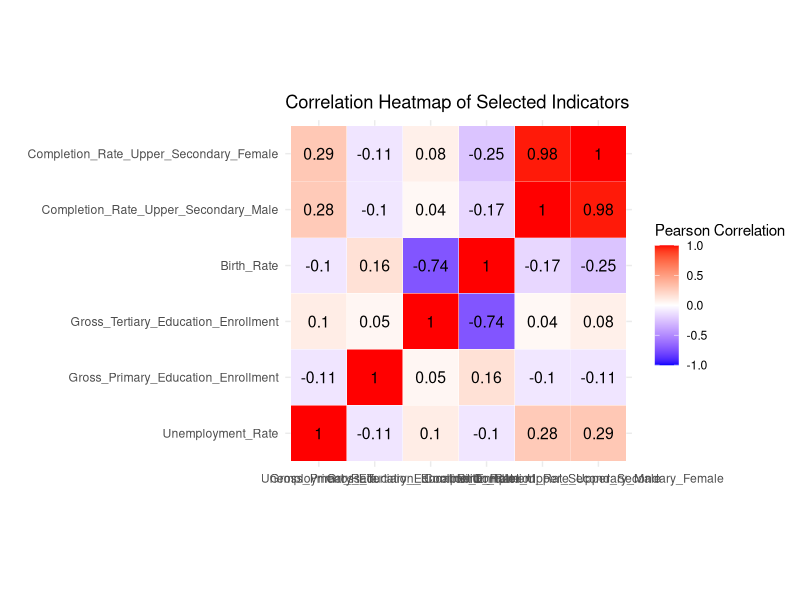
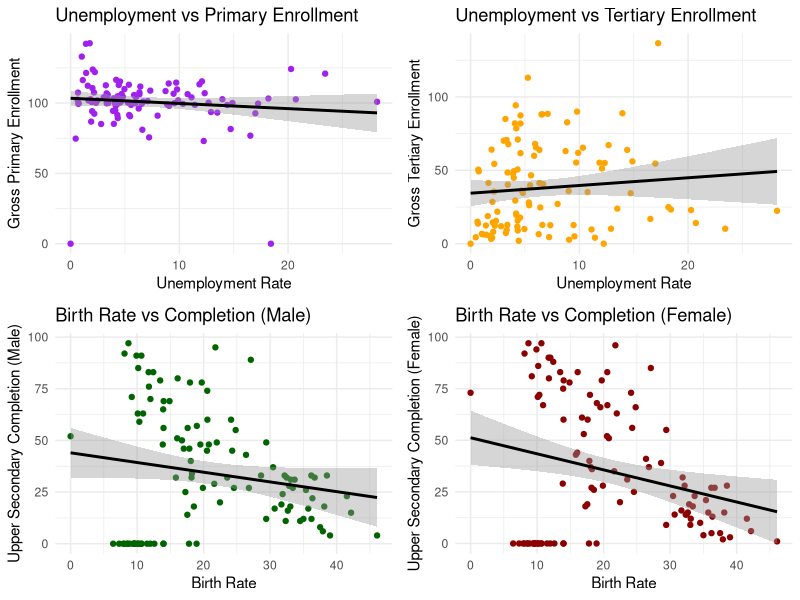

Generate these figures, in order, with R:
install.packages("ggplot2")
install.packages("psych")
install.packages("readr")
install.packages("dplyr")
install.packages("reshape2")
install.packages("gridExtra")

library(ggplot2)
library(psych)
library(readr)
library(dplyr)
library(reshape2)
library(gridExtra)

df <- read_csv("Cleaned Global Education.csv")

subset_df <- df %>%
  select(Unemployment_Rate,
         Gross_Primary_Education_Enrollment,
         Gross_Tertiary_Education_Enrollment,
         Birth_Rate,
         Completion_Rate_Upper_Secondary_Male,
         Completion_Rate_Upper_Secondary_Female)


cat("Descriptive Statistics")
print(describe(subset_df))

#Pearson Correlation Matrix
cor_matrix <- cor(subset_df, use = "complete.obs")
cat("Pearson Correlation Matrix")
print(round(cor_matrix, 2))

#Heatmap of Correlation Matrix
melted_cor <- melt(cor_matrix)

ggplot(data = melted_cor, aes(x = Var1, y = Var2, fill = value)) +
  geom_tile(color = "white") +
  geom_text(aes(label = round(value, 2)), color = "black", size = 4) +
  scale_fill_gradient2(low = "blue", high = "red", mid = "white",
                       midpoint = 0, limit = c(-1, 1), space = "Lab",
                       name = "Pearson Correlation") +
  theme_minimal() +
  coord_fixed() +
  labs(title = "Correlation Heatmap of Selected Indicators", x = "", y = "")

# Unemployment vs Primary Enrollment
p1 <- ggplot(subset_df, aes(x = Unemployment_Rate, y = Gross_Primary_Education_Enrollment)) +
  geom_point(color = "purple") +
  geom_smooth(method = "lm", color = "black", se = TRUE) +
  labs(title = "Unemployment vs Primary Enrollment",
       x = "Unemployment Rate",
       y = "Gross Primary Enrollment") +
  theme_minimal()

# Unemployment vs Tertiary Enrollment
p2 <- ggplot(subset_df, aes(x = Unemployment_Rate, y = Gross_Tertiary_Education_Enrollment)) +
  geom_point(color = "orange") +
  geom_smooth(method = "lm", color = "black", se = TRUE) +
  labs(title = "Unemployment vs Tertiary Enrollment",
       x = "Unemployment Rate",
       y = "Gross Tertiary Enrollment") +
  theme_minimal()

# Birth Rate vs Upper Secondary Completion (Male)
p3 <- ggplot(subset_df, aes(x = Birth_Rate, y = Completion_Rate_Upper_Secondary_Male)) +
  geom_point(color = "darkgreen") +
  geom_smooth(method = "lm", color = "black", se = TRUE) +
  labs(title = "Birth Rate vs Completion (Male)",
       x = "Birth Rate",
       y = "Upper Secondary Completion (Male)") +
  theme_minimal()

# Birth Rate vs Upper Secondary Completion (Female)
p4 <- ggplot(subset_df, aes(x = Birth_Rate, y = Completion_Rate_Upper_Secondary_Female)) +
  geom_point(color = "darkred") +
  geom_smooth(method = "lm", color = "black", se = TRUE) +
  labs(title = "Birth Rate vs Completion (Female)",
       x = "Birth Rate",
       y = "Upper Secondary Completion (Female)") +
  theme_minimal()

grid.arrange(p1, p2, p3, p4, ncol = 2)

